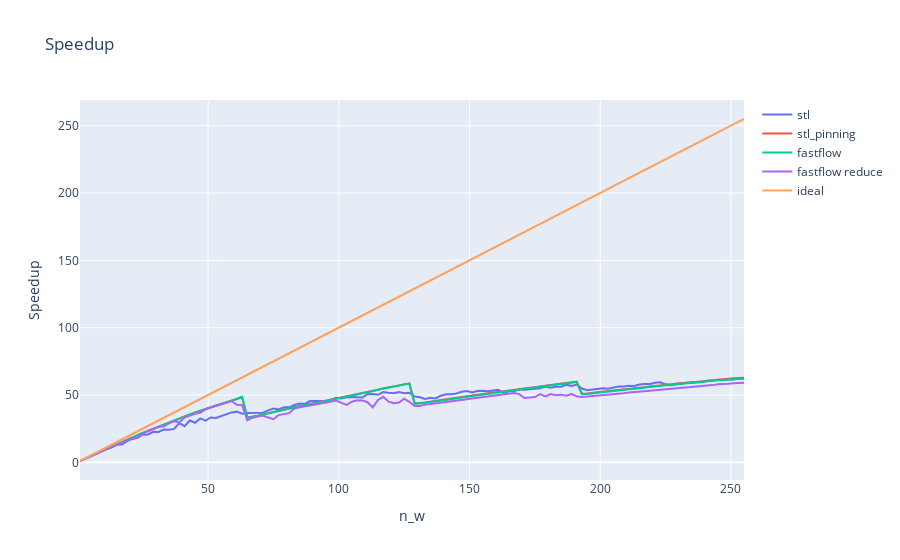

Notebook code for this chart:
### Markdown cell above
Then we plot the speedups:

### Code cell
fig = go.Figure()
fig.add_trace(go.Scatter(x=df_stl['num workers'], y=df_stl['speedup'],
                    mode='lines',
                    name='stl'))
fig.add_trace(go.Scatter(x=df_stl_pinned['num workers'], y=df_stl_pinned['speedup'],
                    mode='lines',
                    name='stl_pinning'))
fig.add_trace(go.Scatter(x=df_fastflow['num workers'], y=df_fastflow['speedup'],
                    mode='lines',
                    name='fastflow'))
fig.add_trace(go.Scatter(x=df_fastflow_reduce['num workers'], y=df_fastflow_reduce['speedup'],
                    mode='lines',
                    name='fastflow reduce'))
fig.add_trace(go.Scatter(x=np.arange(1,256,2), y=np.arange(1,256,2),
                    mode='lines',
                    name='ideal'))

fig.update_layout(title='Speedup',
                   xaxis_title='n_w',
                   yaxis_title='Speedup')

fig.show()
